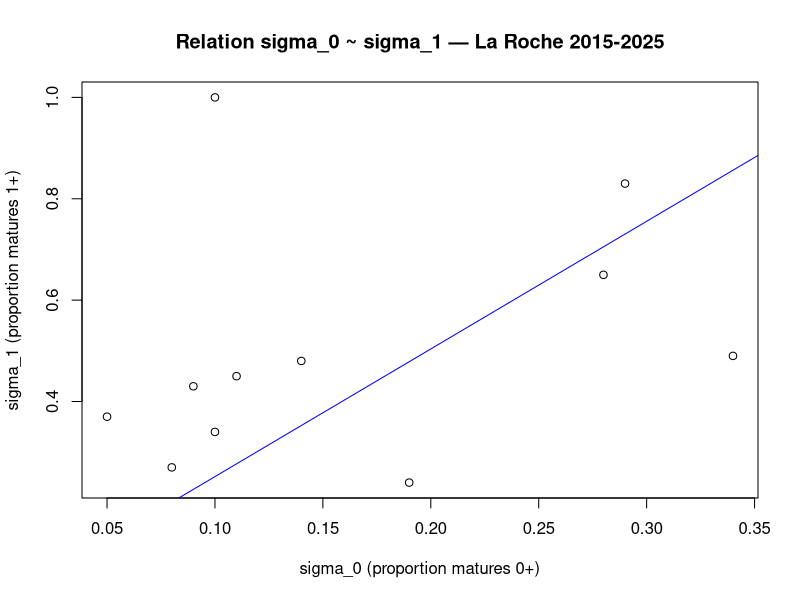
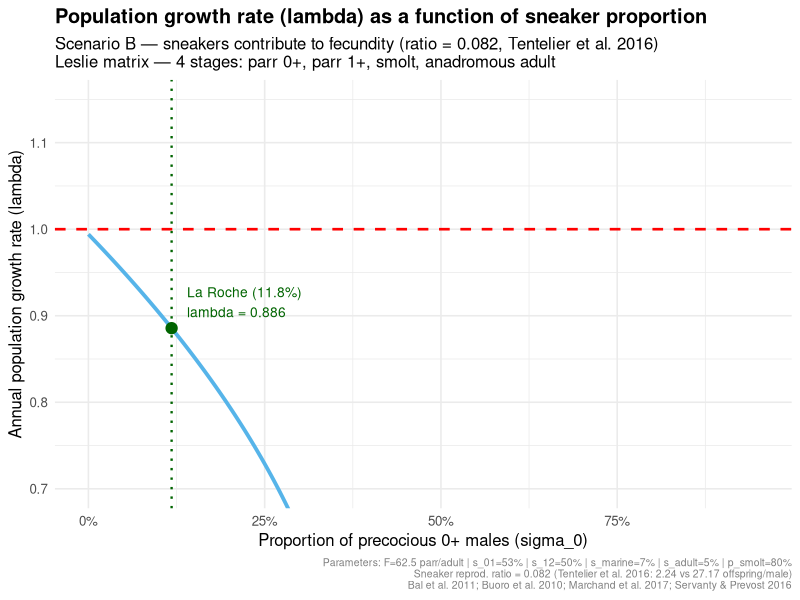
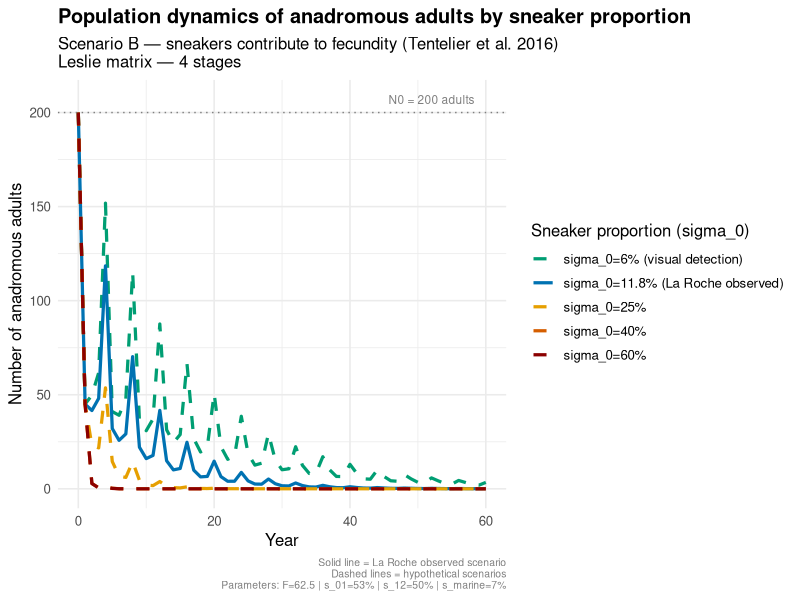
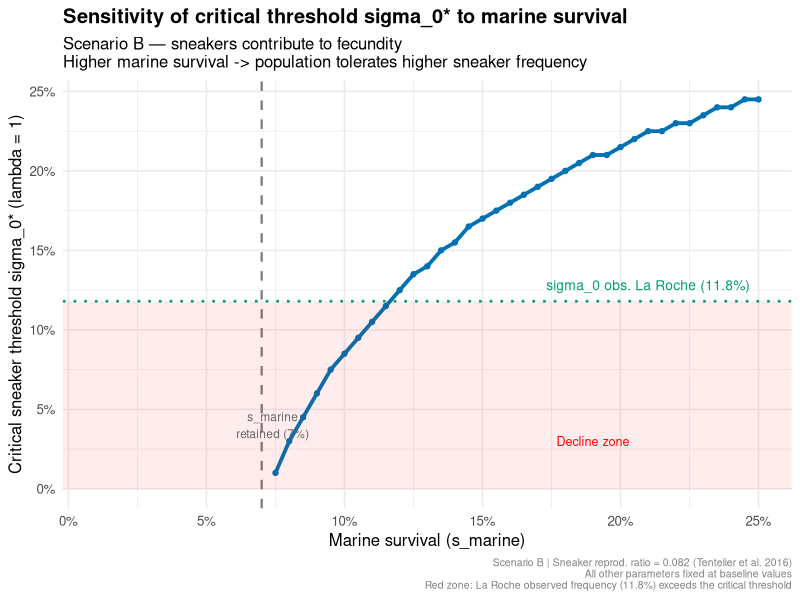
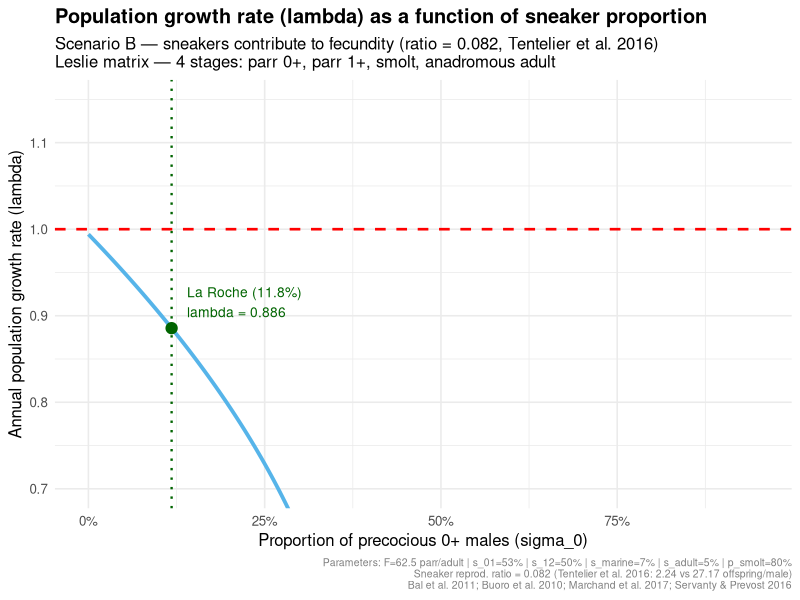
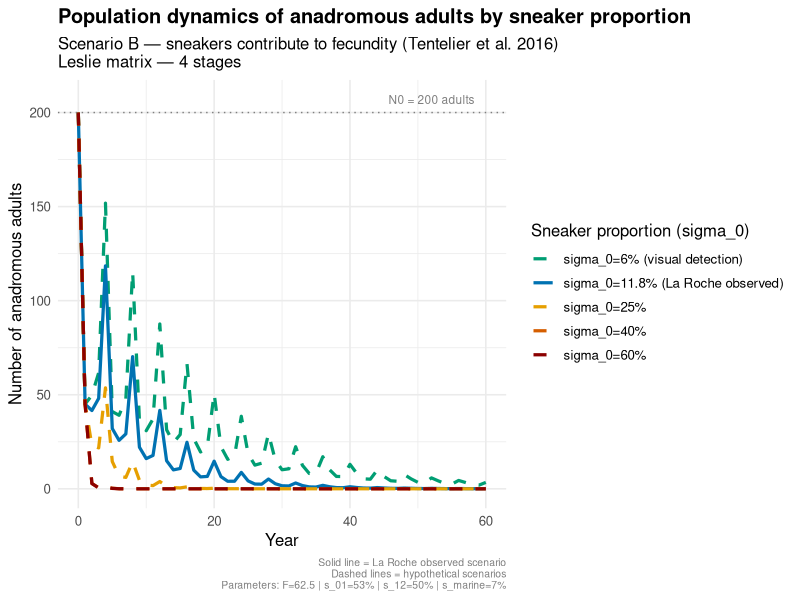
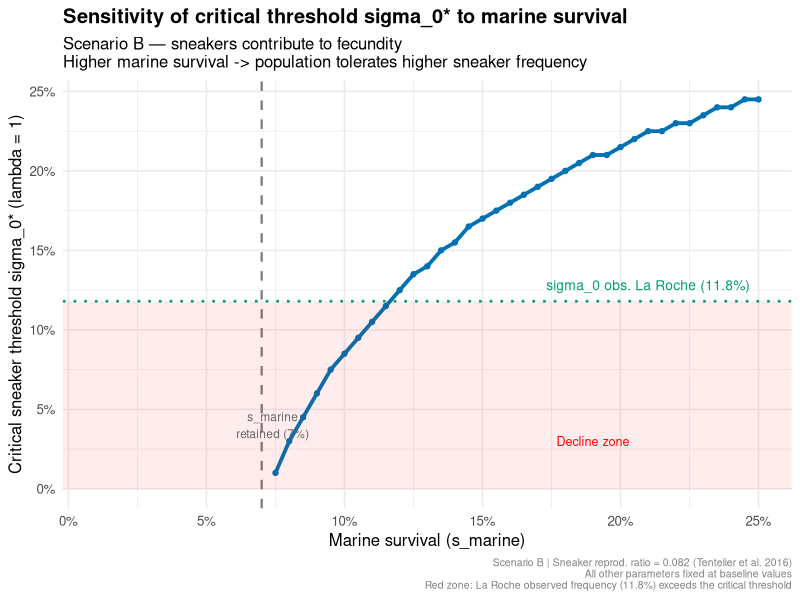

These charts were generated, in order, by the following R code:
library(ggplot2)
library(dplyr)
library(tidyr)

# Proportions annuelles observees a La Roche
# (a lire dans ton Appendix E ou tes donnees brutes)
sigma_0_obs <- c(0.34, 0.14, 0.11, 0.09, 0.05, 0.10, 0.28, 0.08, 0.19, 0.29, 0.10)
sigma_1_obs <- c(0.49, 0.48, 0.45, 0.43, 0.37, 0.34, 0.65, 0.27, 0.24, 0.83, 1.00)

# Regression lineaire forcee par l'origine (sans intercept)
# car si sigma_0 = 0 alors sigma_1 = 0 logiquement
mod <- lm(sigma_1_obs ~ 0 + sigma_0_obs)
ratio_s1_estimated <- coef(mod)["sigma_0_obs"]
cat("ratio_s1 estimé =", round(ratio_s1_estimated, 3), "\n")
cat("R² =", round(summary(mod)$r.squared, 3), "\n")

# Visualisation
plot(sigma_0_obs, sigma_1_obs,
     xlab="sigma_0 (proportion matures 0+)",
     ylab="sigma_1 (proportion matures 1+)",
     main="Relation sigma_0 ~ sigma_1 — La Roche 2015-2025")
abline(mod, col="blue")
# =============================================================
# FONCTIONS DE BASE
# =============================================================

get_lambda <- function(M) max(Re(eigen(M)$values))

build_leslie <- function(s0,
                         s_01=0.53,      # Bal et al. 2011; Marchand et al. 2017
                         s_12=0.50,      # Buoro et al. 2010; Marchand et al. 2017
                         s_sm=0.07,      # Rouault et al. 2003; Servanty & Prevost 2016
                         s_ad=0.05,      # Fleming 1996; Klemetsen et al. 2003
                         F_adult=62.5,   # Rouault et al. 2003
                         p_smolt=0.80,   # Myers 1984; Marchand et al. 2017
                         ratio_s1=2.519 ,  # estimé par régression sur données 2015-2025
                         sneak_repro=TRUE) {  # SCENARIO B par defaut
  s0  <- as.numeric(s0)
  s1  <- min(s0 * ratio_s1, 0.99)
  # Scenario B : sneakers contribuent a la fecondite
  # ratio reproductif sneaker/anadrome = 0.082 (Tentelier et al. 2016)
  # = 2.24 descendants/sneaker vs 27.17/anadrome
  Fef <- F_adult * (1 + s0 * 0.082)
  M   <- matrix(0.0, 4, 4)
  M[1,4] <- Fef        # adultes -> parr 0+
  M[2,1] <- s_01*(1-s0)          # parr 0+ -> parr 1+
  M[3,2] <- s_12*(1-s1)*p_smolt  # parr 1+ -> smolt
  M[4,3] <- s_sm                  # smolt -> adulte
  M[4,4] <- s_ad                  # survie adulte
  M
}

# Test rapide
M_test <- build_leslie(0.118)
cat("=== TEST ===\n")
cat("lambda La Roche (sigma=11.8%, Sc.B):", round(get_lambda(M_test), 4), "\n")
cat("Matrice:\n"); print(round(M_test, 4))

# Sequence sigma_0
sigma_seq <- seq(0.0, 0.95, by=0.005)

# =============================================================
# FIG 1 — LAMBDA vs SIGMA_0 (Scenario B uniquement)
# =============================================================

lB <- vapply(sigma_seq,
             function(s) get_lambda(build_leslie(s)),
             numeric(1))

# Seuil critique sigma_0* (lambda = 1)
cr <- which(diff(sign(lB - 1.0)) != 0)
ssB <- if(length(cr)==0) NA else sigma_seq[cr[1]]
cat("\nsigma_0* Scenario B =",
    if(is.na(ssB)) "none (lambda < 1 for all sigma)" else paste0(ssB*100, "%"), "\n")

lB_obs <- get_lambda(build_leslie(0.118))
cat("lambda La Roche (11.8%) =", round(lB_obs, 4), "\n")

df_B <- data.frame(
  sigma  = sigma_seq * 100,
  lambda = lB
)

p1 <- ggplot(df_B, aes(x=sigma, y=lambda)) +
  geom_line(color="#56B4E9", linewidth=1.3) +
  geom_hline(yintercept=1.0, linetype="dashed",
             color="red", linewidth=0.9) +
  # zone stable si sigma_0* existe
  {if(!is.na(ssB))
    annotate("rect", xmin=0, xmax=ssB*100,
             ymin=-Inf, ymax=Inf, alpha=0.08, fill="green")} +
  # ligne verticale La Roche
  geom_vline(xintercept=11.8, linetype="dotted",
             color="darkgreen", linewidth=0.8) +
  # point La Roche
  annotate("point", x=11.8, y=lB_obs,
           color="darkgreen", size=3.5) +
  annotate("text", x=14, y=lB_obs+0.03,
           label=paste0("La Roche (11.8%)\nlambda = ",
                        round(lB_obs, 3)),
           color="darkgreen", size=3.5, hjust=0) +
  # annotation seuil si existant
  {if(!is.na(ssB))
    annotate("text", x=ssB*100+0.5, y=0.60,
             label=paste0("sigma_0* ~ ", ssB*100, "%"),
             color="darkred", size=3.5, hjust=0)} +
  scale_x_continuous(labels=function(x) paste0(x,"%"),
                     limits=c(0, 95)) +
  coord_cartesian(ylim=c(0.70, 1.15)) +
  labs(
    title="Population growth rate (lambda) as a function of sneaker proportion",
    subtitle=paste0(
      "Scenario B — sneakers contribute to fecundity ",
      "(ratio = 0.082, Tentelier et al. 2016)\n",
      "Leslie matrix — 4 stages: parr 0+, parr 1+, smolt, anadromous adult"
    ),
    x="Proportion of precocious 0+ males (sigma_0)",
    y="Annual population growth rate (lambda)",
    caption=paste0(
      "Parameters: F=62.5 parr/adult | s_01=53% | s_12=50% | ",
      "s_marine=7% | s_adult=5% | p_smolt=80%\n",
      "Sneaker reprod. ratio = 0.082 (Tentelier et al. 2016: ",
      "2.24 vs 27.17 offspring/male)\n",
      "Bal et al. 2011; Buoro et al. 2010; Marchand et al. 2017; ",
      "Servanty & Prevost 2016"
    )
  ) +
  theme_minimal(base_size=12) +
  theme(plot.title=element_text(face="bold"),
        plot.caption=element_text(size=7.5, color="grey50"))
p1
ggsave("/mnt/user-data/outputs/figB_lambda.png",
       p1, width=10, height=6.5, dpi=150)
cat("Fig1 (lambda vs sigma) saved\n")

# =============================================================
# FIG 2 — DYNAMIQUE TEMPORELLE (Scenario B)
# =============================================================

sim_pop <- function(s0, n0=c(5000,2000,500,200), yrs=60) {
  M <- build_leslie(as.numeric(s0))
  N <- matrix(0.0, 4, yrs+1)
  N[,1] <- n0
  for(t in seq_len(yrs)) N[,t+1] <- pmax(M %*% N[,t], 0)
  data.frame(year=0:yrs, adults=N[4,], sigma_0=s0)
}

svals <- c(0.06, 0.118, 0.25, 0.40, 0.60)
slabs <- c("sigma_0=6% (visual detection)",
           "sigma_0=11.8% (La Roche observed)",
           "sigma_0=25%",
           "sigma_0=40%",
           "sigma_0=60%")
scols <- c("#009E73","#0072B2","#E69F00","#D55E00","#8B0000")
slty  <- c("dashed","solid","dashed","dashed","dashed")

dyn <- bind_rows(lapply(svals, sim_pop)) %>%
  mutate(label=factor(sigma_0, levels=svals, labels=slabs))

# Effectifs a 60 ans pour annotation
ad60 <- dyn %>%
  filter(year==60) %>%
  select(label, adults) %>%
  mutate(adults=round(adults))
cat("\nEffectifs adultes a 60 ans:\n")
print(ad60)

p2 <- ggplot(dyn, aes(x=year, y=adults,
                       color=label, linetype=label)) +
  geom_line(linewidth=1.1) +
  geom_hline(yintercept=200, linetype="dotted", color="grey50") +
  annotate("text", x=52, y=207,
           label="N0 = 200 adults", color="grey50", size=3) +
  scale_color_manual(values=scols) +
  scale_linetype_manual(values=slty) +
  labs(
    title="Population dynamics of anadromous adults by sneaker proportion",
    subtitle=paste0(
      "Scenario B — sneakers contribute to fecundity ",
      "(Tentelier et al. 2016)\n",
      "Leslie matrix — 4 stages"
    ),
    x="Year",
    y="Number of anadromous adults",
    color="Sneaker proportion (sigma_0)",
    linetype="Sneaker proportion (sigma_0)",
    caption=paste0(
      "Solid line = La Roche observed scenario\n",
      "Dashed lines = hypothetical scenarios\n",
      "Parameters: F=62.5 | s_01=53% | s_12=50% | s_marine=7%"
    )
  ) +
  theme_minimal(base_size=12) +
  theme(legend.position="right",
        plot.title=element_text(face="bold"),
        plot.caption=element_text(size=7.5, color="grey50"))
p2
ggsave("/mnt/user-data/outputs/figB_dynamics.png",
       p2, width=10, height=6, dpi=150)
cat("Fig2 (dynamics) saved\n")

# =============================================================
# FIG 3 — SENSIBILITE DE SIGMA_0* A LA SURVIE MARINE (Sc. B)
# =============================================================

sm_seq <- seq(0.01, 0.25, by=0.005)

ss_sm <- vapply(sm_seq, function(sm) {
  lv <- vapply(sigma_seq,
               function(s) get_lambda(build_leslie(s, s_sm=sm)),
               numeric(1))
  cr <- which(diff(sign(lv - 1.0)) != 0)
  if(length(cr)==0) return(NA_real_)
  sigma_seq[cr[1]]
}, numeric(1))

df_s <- data.frame(
  s_marine   = sm_seq * 100,
  sigma_star = ss_sm * 100
)

# Valeur de sigma_0* a s_marine=7%
ss_at7 <- df_s$sigma_star[which.min(abs(df_s$s_marine - 7))]
cat("\nsigma_0* a s_marine=7% (Sc.B) =",
    round(ss_at7, 1), "%\n")

p3 <- ggplot(df_s, aes(x=s_marine, y=sigma_star)) +
  geom_line(color="#0072B2", linewidth=1.3, na.rm=TRUE) +
  geom_point(color="#0072B2", size=1.5, na.rm=TRUE) +
  geom_hline(yintercept=11.8, linetype="dotted",
             color="#009E73", linewidth=0.9) +
  geom_vline(xintercept=7.0, linetype="dashed",
             color="grey50", linewidth=0.8) +
  annotate("rect", xmin=-Inf, xmax=Inf,
           ymin=0, ymax=11.8,
           alpha=0.07, fill="red") +
  annotate("text", x=21, y=12.8,
           label="sigma_0 obs. La Roche (11.8%)",
           color="#009E73", size=3.5) +
  annotate("text", x=7.4, y=4.0,
           label="s_marine\nretained (7%)",
           color="grey40", size=3) +
  annotate("text", x=19, y=3.0,
           label="Decline zone",
           color="red", size=3.2) +
  # point a s_marine=7%
  {if(!is.na(ss_at7))
    annotate("point", x=7, y=ss_at7,
             color="darkred", size=3.5)} +
  {if(!is.na(ss_at7))
    annotate("text", x=8.5, y=ss_at7+1.5,
             label=paste0("sigma_0* = ", round(ss_at7,1), "%\nat s_marine=7%"),
             color="darkred", size=3, hjust=0)} +
  scale_x_continuous(labels=function(x) paste0(x,"%")) +
  scale_y_continuous(labels=function(x) paste0(x,"%")) +
  labs(
    title="Sensitivity of critical threshold sigma_0* to marine survival",
    subtitle=paste0(
      "Scenario B — sneakers contribute to fecundity\n",
      "Higher marine survival -> population tolerates higher sneaker frequency"
    ),
    x="Marine survival (s_marine)",
    y="Critical sneaker threshold sigma_0* (lambda = 1)",
    caption=paste0(
      "Scenario B | Sneaker reprod. ratio = 0.082 (Tentelier et al. 2016)\n",
      "All other parameters fixed at baseline values\n",
      "Red zone: La Roche observed frequency (11.8%) exceeds the critical threshold"
    )
  ) +
  theme_minimal(base_size=12) +
  theme(plot.title=element_text(face="bold"),
        plot.caption=element_text(size=7.5, color="grey50"))
p3
ggsave("/mnt/user-data/outputs/figB_sensitivity_smarine.png",
       p3, width=9, height=6, dpi=150)
cat("Fig3 (sensitivity) saved\n")

# =============================================================
# RECAP FINAL
# =============================================================
cat("\n=== RECAP SCENARIO B ===\n")
cat("lambda(sigma=0)    =", round(get_lambda(build_leslie(0)), 4), "\n")
cat("lambda(sigma=11.8%)=", round(lB_obs, 4), "\n")
cat("sigma_0*           =",
    if(is.na(ssB)) "none" else paste0(ssB*100, "%"), "\n")
cat("sigma_0* a s_mar=7%=", round(ss_at7, 1), "%\n")
